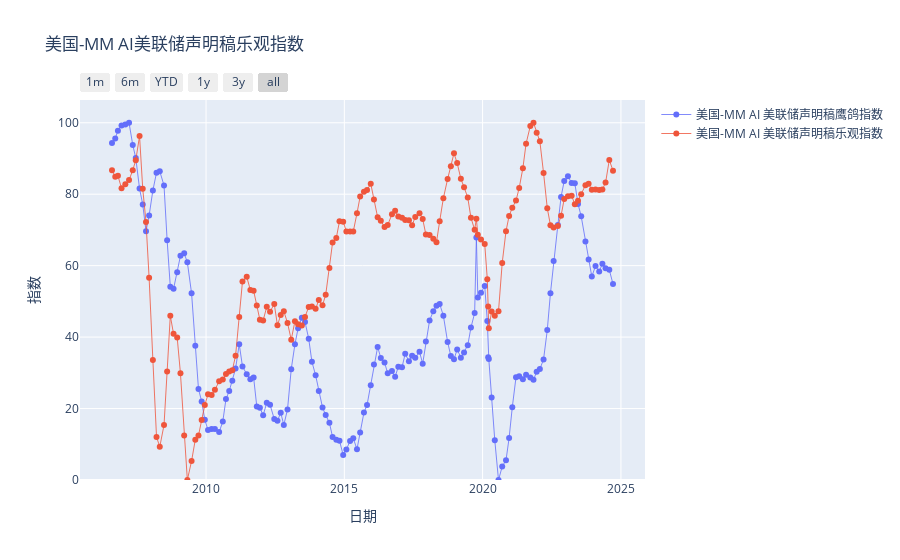

The notebook cell saved with this chart:
### Code cell
import plotly.graph_objects as go

# 创建一个图形对象
fig = go.Figure()

fig.add_trace(
    go.Scatter(
        x=mm2['date'],
        y=mm2['y'],
        mode="lines+markers",
        name="美国-MM AI 美联储声明稿鹰鸽指数",
        line={"width": 0.8},
    )  # , marker={"size":4}
)

fig.add_trace(
    go.Scatter(
        x=points["date"],
        y=points["index"],
        mode="lines+markers",
        name="美国-MM AI 美联储声明稿乐观指数",
        line={"width": 0.8},
    )  # , marker={"size":4}
)

# 设置图形的标题和坐标轴标签
fig.update_layout(
    title="美国-MM AI美联储声明稿乐观指数",
    xaxis_title="日期",
    yaxis_title="指数",
    xaxis=dict(
        rangeselector=dict(
            buttons=list(
                [
                    dict(count=1, label="1m", step="month", stepmode="backward"),
                    dict(count=6, label="6m", step="month", stepmode="backward"),
                    dict(count=1, label="YTD", step="year", stepmode="todate"),
                    dict(count=1, label="1y", step="year", stepmode="backward"),
                    dict(count=3, label="3y", step="year", stepmode="backward"),
                    dict(step="all"),
                ]
            )
        )
    ),
    yaxis=dict(rangemode="tozero"),
)

# 显示图形
fig.show()
fig.write_html("../data/MM2/美国-MM AI美联储声明稿乐观指数.html")

points[['date', 'index']].to_csv("../data/MM2/美国-MM AI美联储声明稿乐观指数.csv", index=False)

### Figure 1 — Plotly figure (JSON) as saved in the notebook; plotly's stock layout.template omitted (floating-point values rounded to 4 significant figures; data arrays with more than 128 entries replaced by an {"elided": "..."} marker saying what was removed)
{"data": [{"line": {"width": 0.8}, "mode": "lines+markers", "name": "美国-MM AI 美联储声明稿鹰鸽指数", "type": "scatter", "x": {"elided": "149 str values"}, "y": {"elided": "149 float values"}}, {"line": {"width": 0.8}, "mode": "lines+markers", "name": "美国-MM AI 美联储声明稿乐观指数", "type": "scatter", "x": {"elided": "149 str values"}, "y": {"elided": "149 float values"}}], "layout": {"title": {"text": "美国-MM AI美联储声明稿乐观指数"}, "xaxis": {"rangeselector": {"buttons": [{"count": 1, "label": "1m", "step": "month", "stepmode": "backward"}, {"count": 6, "label": "6m", "step": "month", "stepmode": "backward"}, {"count": 1, "label": "YTD", "step": "year", "stepmode": "todate"}, {"count": 1, "label": "1y", "step": "year", "stepmode": "backward"}, {"count": 3, "label": "3y", "step": "year", "stepmode": "backward"}, {"step": "all"}]}, "title": {"text": "日期"}}, "yaxis": {"rangemode": "tozero", "title": {"text": "指数"}}}}
